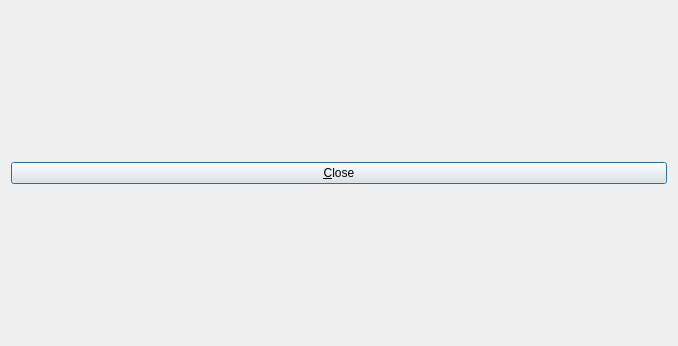
<?xml version="1.0" encoding="UTF-8"?>
<ui version="4.0">
 <class>DlgKeyDetails</class>
 <widget class="QDialog" name="DlgKeyDetails">
  <property name="geometry">
   <rect>
    <x>0</x>
    <y>0</y>
    <width>678</width>
    <height>346</height>
   </rect>
  </property>
  <property name="windowTitle">
   <string>Dialog</string>
  </property>
  <layout class="QVBoxLayout" name="verticalLayout">
   <item>
    <widget class="QPushButton" name="BtnClose">
     <property name="text">
      <string>&amp;Close</string>
     </property>
    </widget>
   </item>
  </layout>
 </widget>
 <resources/>
 <connections/>
</ui>
